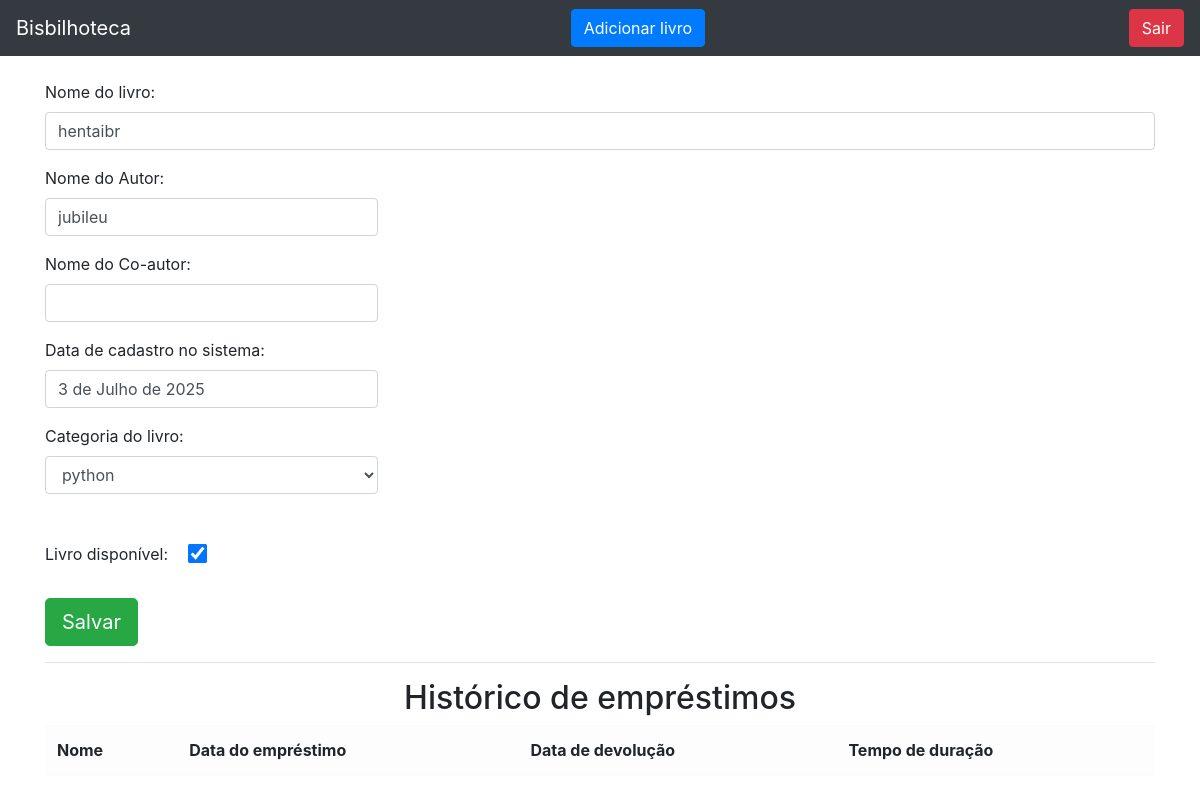
Page /livro/ver_livro/6 (signed in) on the earlier database version.
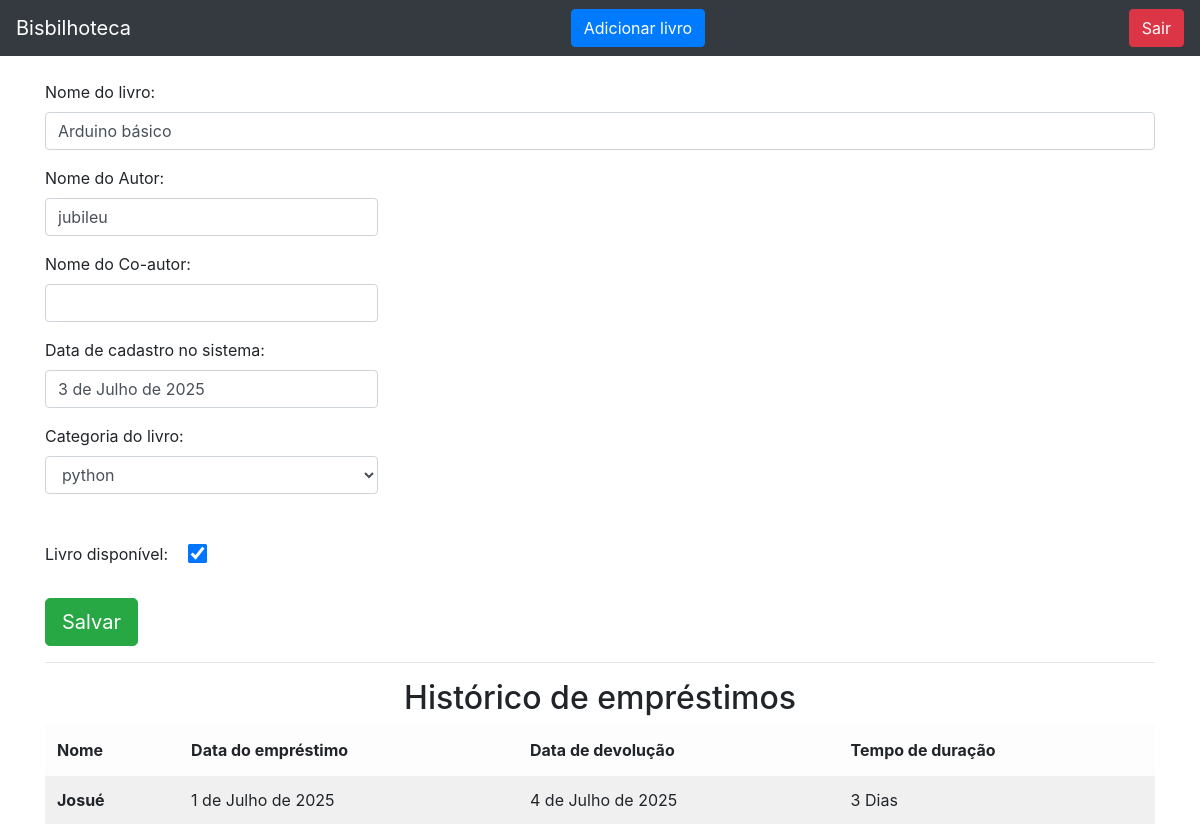
Same page on the later database version.
### livro/models.py (models this page shows, shortened)
class Livros(models.Model):
    nome = models.CharField(max_length = 100)
    autor = models.CharField(max_length = 30)
    co_autor = models.CharField(max_length = 30, blank = True)
    data_cadastro = models.DateField(default = date.today)
    emprestado = models.BooleanField(default = False)
    categoria = models.ForeignKey(Categoria, on_delete = models.DO_NOTHING)
    usuario = models.ForeignKey(Usuario, on_delete = models.DO_NOTHING)
    class Meta:
        verbose_name = 'Livro'

class Emprestimo(models.Model):
     locatario_registrado = models.ForeignKey(Usuario, on_delete = models.DO_NOTHING, blank = True, null = True)
     locatario_desconhecido = models.CharField(max_length = 30, blank = True, null = True)
     data_emprestimo = models.DateField(blank = True, null = True)
     data_devolucao = models.DateField(blank = True, null = True)
     livro = models.ForeignKey('Livros', on_delete = models.DO_NOTHING)

### livro/views.py (the view)
# urls.py: path('ver_livro/<int:id>', views.ver_livros, name='ver_livros'),
def ver_livros(request, id):
  if request.session.get('usuario'):
     livros = Livros.objects.get(id = id)
     if request.session.get('usuario') == livros.usuario.id:
        usuario = Usuario.objects.get(id = request.session['usuario'])
        categoria_livro = Categoria.objects.filter(usuario = request.session.get('usuario'))
        emprestimos = Emprestimo.objects.filter(livro = livros)
        form = CadastroLivro()
        form.fields['usuario'].initial = request.session['usuario']
        form.fields['categoria'].queryset = Categoria.objects.filter(usuario = usuario)
        return render(request, 'ver_livro.html', {'livro': livros,
                                                  'categoria_livro': categoria_livro,
                                                  'emprestimos': emprestimos,
                                                  'usuario_logado' : request.session.get('usuario'),
                                                  'form': form})
     else:
         return HttpResponse('Você não tem permissão para ver este livro!')

### livro/forms.py
class CadastroLivro(forms.ModelForm):
    class Meta:
        model = Livros
        fields = "__all__"
    def __init__(self, *args, **kwargs):
        super().__init__(*args, **kwargs)
        self.fields['usuario'].widget = forms.HiddenInput()

### livro/models.py (called while the page is built)
    def __str__(self) -> str:
        return self.nome

### livro/templatetags/filtros.py (called while the page is built)
@register.filter
def mostra_duracao(value1, value2):
    return (value1 - value2).days

### livro/templates/ver_livro.html (shortened to what this page needs)
{%extends 'base.html' %}
{% load filtros %}
{% block 'conteudo' %}
<div class="container">
    <br>
    <form action="#" method="post">
        <p>
            <label>Nome do livro:</label>
            <input class="form-control" value="{{livro.nome}}" type="text">
        </p>
        <p>
            <label>Nome do Autor:</label>
            <input style="width: 30%;" class="form-control" value="{{livro.autor}}" type="text">
        </p>
        <p>
            <label>Nome do Co-autor:</label>
            <input style="width: 30%;" class="form-control" value="{{livro.co_autor}}" type="text">
        </p>
        <p>
            <label>Data de cadastro no sistema:</label>
            <input style="width: 30%;" class="form-control" value="{{livro.data_cadastro}}" type="text">
        </p>
        <label>Categoria do livro:</label>
        <br>
        <select style="width: 30%;" class="form-control" name="categoria">
            {% for i in categoria_livro %}
            {% if livro.categoria == i %}
            <option selected>{{i}}</option>
            {% else %}
            <option>{{i}}</option>
            {% endif %}
            {% endfor %}
        </select>
        <br>
        <br>
        <label>Livro disponível: &nbsp &nbsp </label>
        {% if livro.emprestado %}
        <input style="transform: scale(1.5)" type="checkbox" name="Livro não disponível">
        {% else %}
        <input style="transform: scale(1.5);" checked type="checkbox" name="Livro disponível">
        {% endif %}
        <br>
        <br>
        <input type="submit" class="btn btn-success btn-lg" value="Salvar">
    </form>
    <hr>
    <h2 style="text-align: center;">Histórico de empréstimos</h2>
    <table class="table table-striped table-light">
        <thead>
            <tr>
                <th scope="col">Nome</th>
                <th scope="col">Data do empréstimo</th>
                <th scope="col">Data de devolução</th>
                <th scope="col">Tempo de duração</th>
            </tr>
        </thead>
        <tbody>
            {% for i in emprestimos %}
            <tr>
                {% if i.locatario_desconhecido == None %}
                <th scope="row">{{i.locatario_registrado}}</th>
                {% else %}
                <th scope="row">{{i.locatario_desconhecido}}</th>
                {% endif %}
                <td>{{i.data_emprestimo}}</td>
                <td>{{i.data_devolucao}}</td>
                <td>{{i.data_devolucao|mostra_duracao:i.data_emprestimo }} Dias</td>
            </tr>
            {% endfor %}
        </tbody>
    </table>
</div>
{% endblock %}

### templates/base.html (shortened to what this page needs)
<!doctype html>
<html lang="pt-BR">
<head>
    <link rel="stylesheet" href="https://cdn.jsdelivr.net/npm/bootstrap@4.6.2/dist/css/bootstrap.min.css">
</head>
<body>
    <nav class="navbar navbar-dark bg-dark">
        <a class="navbar-brand" href="{% url 'home' %}">Bisbilhoteca</a>
        {% if usuario_logado %}
        <button type="button" class="btn btn-primary" data-toggle="modal" data-target="#exampleModal">
            Adicionar livro
        </button>
        <a href="{% url 'sair' %}" class="btn btn-danger">Sair</a>
        {% endif %}
    </nav>
    {%block 'conteudo'%} {% endblock %}
</body>
</html>

Differences in the rows shown:
changed Livros "jubileu": nome "hentaibr" → "Arduino básico"
added Emprestimo: locatario_desconhecido "Josué", data_emprestimo "1 de Julho de 2025", data_devolucao "4 de Julho de 2025", data_devolucao|mostra_duracao "3"
